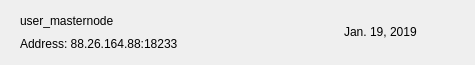
<?xml version="1.0" encoding="UTF-8"?>
<ui version="4.0">
 <class>MNRow</class>
 <widget class="QWidget" name="MNRow">
  <property name="geometry">
   <rect>
    <x>0</x>
    <y>0</y>
    <width>475</width>
    <height>65</height>
   </rect>
  </property>
  <property name="windowTitle">
   <string>Form</string>
  </property>
  <property name="styleSheet">
   <string notr="true"/>
  </property>
  <layout class="QVBoxLayout" name="verticalLayout_2">
   <property name="spacing">
    <number>0</number>
   </property>
   <property name="leftMargin">
    <number>20</number>
   </property>
   <property name="topMargin">
    <number>0</number>
   </property>
   <property name="rightMargin">
    <number>20</number>
   </property>
   <property name="bottomMargin">
    <number>0</number>
   </property>
   <item>
    <widget class="QFrame" name="frame_2">
     <property name="styleSheet">
      <string notr="true">border:none;</string>
     </property>
     <property name="frameShape">
      <enum>QFrame::StyledPanel</enum>
     </property>
     <property name="frameShadow">
      <enum>QFrame::Raised</enum>
     </property>
     <layout class="QHBoxLayout" name="horizontalLayout">
      <property name="leftMargin">
       <number>0</number>
      </property>
      <property name="rightMargin">
       <number>0</number>
      </property>
      <item>
       <widget class="QFrame" name="frame">
        <property name="styleSheet">
         <string notr="true">border:none;padding:0px;</string>
        </property>
        <property name="frameShape">
         <enum>QFrame::StyledPanel</enum>
        </property>
        <property name="frameShadow">
         <enum>QFrame::Raised</enum>
        </property>
        <layout class="QVBoxLayout" name="verticalLayout">
         <property name="spacing">
          <number>0</number>
         </property>
         <property name="leftMargin">
          <number>0</number>
         </property>
         <property name="topMargin">
          <number>0</number>
         </property>
         <property name="rightMargin">
          <number>0</number>
         </property>
         <property name="bottomMargin">
          <number>0</number>
         </property>
         <item>
          <widget class="QLabel" name="labelName">
           <property name="text">
            <string>user_masternode</string>
           </property>
          </widget>
         </item>
         <item>
          <widget class="QLabel" name="labelAddress">
           <property name="text">
            <string>Address: 88.26.164.88:18233</string>
           </property>
          </widget>
         </item>
        </layout>
       </widget>
      </item>
      <item>
       <spacer name="horizontalSpacer">
        <property name="orientation">
         <enum>Qt::Horizontal</enum>
        </property>
        <property name="sizeHint" stdset="0">
         <size>
          <width>40</width>
          <height>20</height>
         </size>
        </property>
       </spacer>
      </item>
      <item>
       <widget class="QLabel" name="labelDate">
        <property name="text">
         <string>Jan. 19, 2019</string>
        </property>
       </widget>
      </item>
      <item>
       <widget class="QPushButton" name="pushButtonMenu">
        <property name="focusPolicy">
         <enum>Qt::NoFocus</enum>
        </property>
        <property name="styleSheet">
         <string notr="true">border:none; background-color:transparent; padding:0px;</string>
        </property>
        <property name="text">
         <string/>
        </property>
        <property name="icon">
         <iconset>
          <normaloff>:/ic-menu-hover</normaloff>:/ic-menu-hover</iconset>
        </property>
        <property name="iconSize">
         <size>
          <width>24</width>
          <height>24</height>
         </size>
        </property>
       </widget>
      </item>
     </layout>
    </widget>
   </item>
   <item>
    <widget class="QLabel" name="lblDivisory">
     <property name="minimumSize">
      <size>
       <width>0</width>
       <height>1</height>
      </size>
     </property>
     <property name="maximumSize">
      <size>
       <width>16777215</width>
       <height>1</height>
      </size>
     </property>
     <property name="text">
      <string/>
     </property>
     <property name="alignment">
      <set>Qt::AlignBottom|Qt::AlignLeading|Qt::AlignLeft</set>
     </property>
    </widget>
   </item>
  </layout>
 </widget>
 <resources/>
 <connections/>
</ui>
